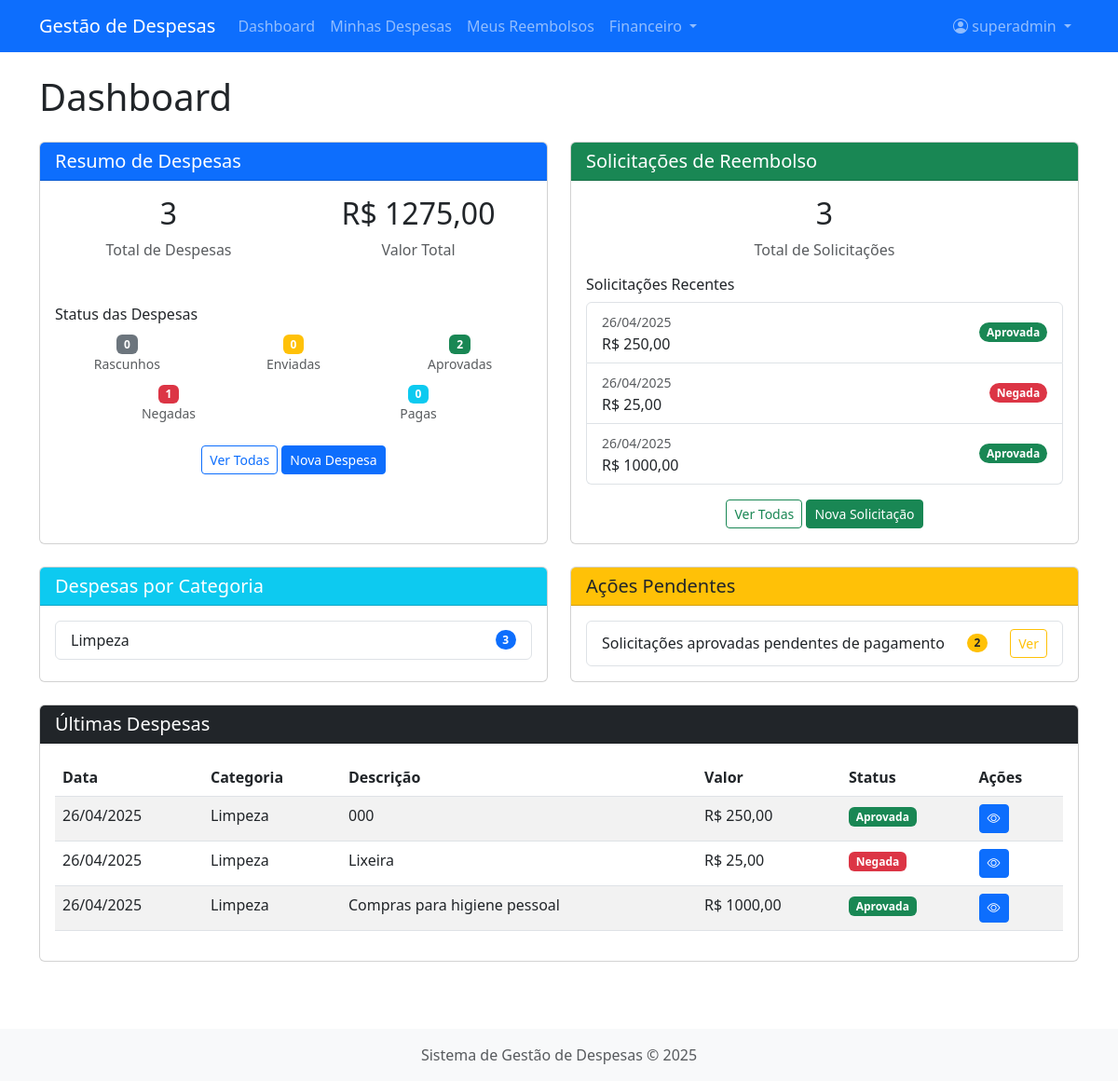
The app's page /dashboard/ (signed in), older data.
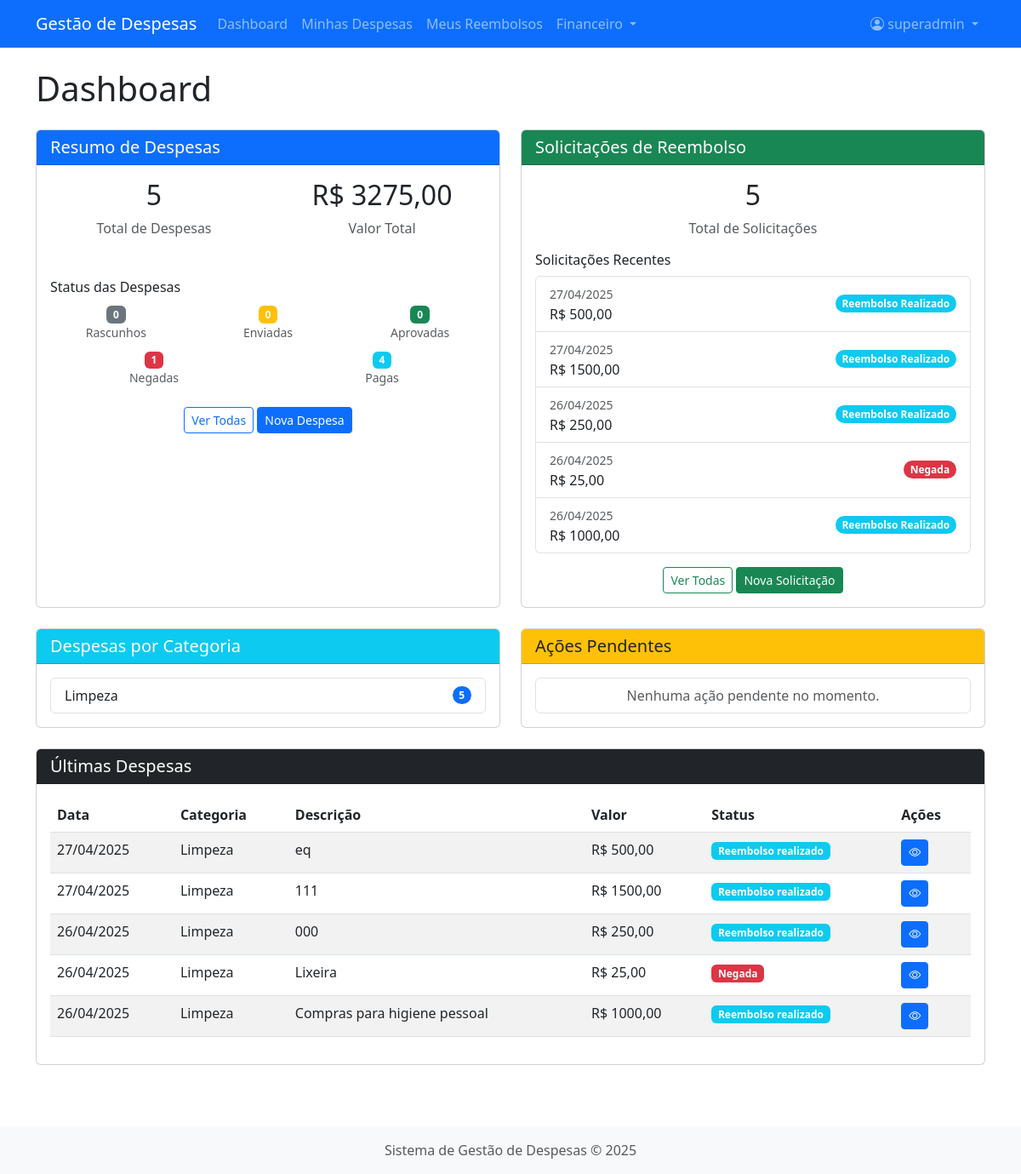
The same page, newer data.
### despesas/models.py (models this page shows, shortened)
class SolicitacaoReembolso(models.Model):
    STATUS_CHOICES = [
        ('PENDENTE', 'Pendente de Aprovação'),
        ('APROVADA', 'Aprovada'),
        ('NEGADA', 'Negada'),
        ('PAGA', 'Reembolso Realizado'),
    ]
    despesas = models.ManyToManyField(Despesa, related_name='solicitacoes')
    funcionario = models.ForeignKey(Funcionario, on_delete=models.CASCADE, related_name='solicitacoes')
    data_solicitacao = models.DateTimeField(auto_now_add=True)
    data_aprovacao = models.DateTimeField(blank=True, null=True)
    aprovador = models.ForeignKey(Funcionario, on_delete=models.SET_NULL, related_name='aprovacoes', blank=True, null=True)
    status = models.CharField(max_length=20, choices=STATUS_CHOICES, default='PENDENTE')
    justificativa = models.TextField(blank=True, null=True)
    codigo = models.UUIDField(default=uuid.uuid4, editable=False, unique=True)
    def valor_total(self):
        return self.despesas.aggregate(total=models.Sum('valor'))['total'] or 0
    class Meta:
        verbose_name = 'Solicitação de Reembolso'
        verbose_name_plural = 'Solicitações de Reembolso'
        ordering = ['-data_solicitacao']

class CategoriasDespesa(models.Model):
    nome = models.CharField(max_length=100)
    descricao = models.TextField(blank=True, null=True)
    limite_valor = models.DecimalField(max_digits=10, decimal_places=2, blank=True, null=True)
    requer_aprovacao = models.BooleanField(default=True)
    class Meta:
        verbose_name = 'Categoria de Despesa'
        verbose_name_plural = 'Categorias de Despesas'

class Despesa(models.Model):
    STATUS_CHOICES = [
        ('RASCUNHO', 'Rascunho'),
        ('ENVIADA', 'Enviada para aprovação'),
        ('APROVADA', 'Aprovada'),
        ('NEGADA', 'Negada'),
        ('PAGA', 'Reembolso realizado'),
    ]
    funcionario = models.ForeignKey(Funcionario, on_delete=models.CASCADE, related_name='despesas')
    categoria = models.ForeignKey(CategoriasDespesa, on_delete=models.PROTECT, related_name='despesas')
    descricao = models.TextField()
    valor = models.DecimalField(max_digits=10, decimal_places=2, validators=[MinValueValidator(0.01)])
    data_despesa = models.DateField()
    comprovante = models.FileField(upload_to='comprovantes/', blank=True, null=True)
    data_criacao = models.DateTimeField(auto_now_add=True)
    data_atualizacao = models.DateTimeField(auto_now=True)
    status = models.CharField(max_length=20, choices=STATUS_CHOICES, default='RASCUNHO')
    codigo = models.UUIDField(default=uuid.uuid4, editable=False, unique=True)
    class Meta:
        verbose_name = 'Despesa'
        verbose_name_plural = 'Despesas'
        ordering = ['-data_criacao']

### despesas/views.py (the view)
# urls.py: path('dashboard/', views.dashboard, name='dashboard'),
@login_required
def dashboard(request):
    try:
        funcionario = request.user.funcionario
    except:
        messages.error(request, "Perfil de funcionário não encontrado. Por favor, complete seu cadastro.")
        return redirect('despesas:profile')
    despesas = Despesa.objects.filter(funcionario=funcionario)
    total_despesas = despesas.count()
    valor_total = despesas.aggregate(total=Sum('valor'))['total'] or 0
    despesas_por_status = {
        'rascunho': despesas.filter(status='RASCUNHO').count(),
        'enviadas': despesas.filter(status='ENVIADA').count(),
        'aprovadas': despesas.filter(status='APROVADA').count(),
        'negadas': despesas.filter(status='NEGADA').count(),
        'pagas': despesas.filter(status='PAGA').count(),
    }
    despesas_por_categoria = list(despesas.values('categoria__nome').annotate(
        total=Count('id')).order_by('-total')[:5])
    despesas_recentes = despesas.order_by('-data_criacao')[:5]
    solicitacoes = SolicitacaoReembolso.objects.filter(funcionario=funcionario)
    total_solicitacoes = solicitacoes.count()
    solicitacoes_recentes = solicitacoes.order_by('-data_solicitacao')[:5]
    aprovacoes_pendentes = None
    if funcionario.is_gerente():
        aprovacoes_pendentes = SolicitacaoReembolso.objects.filter(
            status='PENDENTE',
            funcionario__departamento=funcionario.departamento
        ).exclude(funcionario=funcionario).count()
    pagamentos_pendentes = None
    if funcionario.is_financeiro():
        pagamentos_pendentes = SolicitacaoReembolso.objects.filter(
            status='APROVADA'
        ).count()
    context = {
        'total_despesas': total_despesas,
        'valor_total': valor_total,
        'despesas_por_status': despesas_por_status,
        'despesas_por_categoria': despesas_por_categoria,
        'despesas_recentes': despesas_recentes,
        'total_solicitacoes': total_solicitacoes,
        'solicitacoes_recentes': solicitacoes_recentes,
        'aprovacoes_pendentes': aprovacoes_pendentes,
        'pagamentos_pendentes': pagamentos_pendentes,
    }
    return render(request, 'despesas/dashboard.html', context)

### despesas/templates/despesas/dashboard.html (shortened to what this page needs)
{% extends 'despesas/base.html' %}
{% block content %}
<h1 class="mb-4">Dashboard</h1>
<div class="row">
    <div class="col-md-6 mb-4">
        <div class="card h-100">
            <div class="card-header bg-primary text-white">
                <h5 class="card-title mb-0">Resumo de Despesas</h5>
            </div>
            <div class="card-body">
                <div class="row text-center">
                    <div class="col-6 mb-3">
                        <h2>{{ total_despesas }}</h2>
                        <p class="text-muted">Total de Despesas</p>
                    </div>
                    <div class="col-6 mb-3">
                        <h2>R$ {{ valor_total|floatformat:2 }}</h2>
                        <p class="text-muted">Valor Total</p>
                    </div>
                </div>
                <h6 class="mt-3">Status das Despesas</h6>
                <div class="row text-center">
                    <div class="col-4 mb-2">
                        <span class="badge bg-secondary">{{ despesas_por_status.rascunho }}</span>
                        <p class="small text-muted mb-0">Rascunhos</p>
                    </div>
                    <div class="col-4 mb-2">
                        <span class="badge bg-warning">{{ despesas_por_status.enviadas }}</span>
                        <p class="small text-muted mb-0">Enviadas</p>
                    </div>
                    <div class="col-4 mb-2">
                        <span class="badge bg-success">{{ despesas_por_status.aprovadas }}</span>
                        <p class="small text-muted mb-0">Aprovadas</p>
                    </div>
                    <div class="col-6 mb-2">
                        <span class="badge bg-danger">{{ despesas_por_status.negadas }}</span>
                        <p class="small text-muted mb-0">Negadas</p>
                    </div>
                    <div class="col-6 mb-2">
                        <span class="badge bg-info">{{ despesas_por_status.pagas }}</span>
                        <p class="small text-muted mb-0">Pagas</p>
                    </div>
                </div>
                <div class="mt-3 text-center">
                    <a href="{% url 'despesas:despesa_list' %}" class="btn btn-sm btn-outline-primary">Ver Todas</a>
                    <a href="{% url 'despesas:despesa_create' %}" class="btn btn-sm btn-primary">Nova Despesa</a>
                </div>
            </div>
        </div>
    </div>
    <div class="col-md-6 mb-4">
        <div class="card h-100">
            <div class="card-header bg-success text-white">
                <h5 class="card-title mb-0">Solicitações de Reembolso</h5>
            </div>
            <div class="card-body">
                <div class="text-center mb-3">
                    <h2>{{ total_solicitacoes }}</h2>
                    <p class="text-muted">Total de Solicitações</p>
                </div>
                {% if solicitacoes_recentes %}
                <h6>Solicitações Recentes</h6>
                <ul class="list-group">
                    {% for solicitacao in solicitacoes_recentes %}
                    <li class="list-group-item d-flex justify-content-between align-items-center">
                        <div>
                            <small class="text-muted">{{ solicitacao.data_solicitacao|date:"d/m/Y" }}</small>
                            <br>
                            <span>R$ {{ solicitacao.valor_total|floatformat:2 }}</span>
                        </div>
                        <span class="badge
                            {% if solicitacao.status == 'PENDENTE' %}bg-warning
                            {% elif solicitacao.status == 'APROVADA' %}bg-success
                            {% elif solicitacao.status == 'NEGADA' %}bg-danger
                            {% elif solicitacao.status == 'PAGA' %}bg-info{% endif %} rounded-pill">
                            {{ solicitacao.get_status_display }}
                        </span>
                    </li>
                    {% endfor %}
                </ul>
                {% else %}
                <p class="text-center text-muted">Nenhuma solicitação de reembolso encontrada.</p>
                {% endif %}
                <div class="mt-3 text-center">
                    <a href="{% url 'despesas:reembolso_list' %}" class="btn btn-sm btn-outline-success">Ver Todas</a>
                    <a href="{% url 'despesas:reembolso_create' %}" class="btn btn-sm btn-success">Nova Solicitação</a>
                </div>
            </div>
        </div>
    </div>
</div>
<div class="row">
    <div class="col-md-6 mb-4">
        <div class="card h-100">
            <div class="card-header bg-info text-white">
                <h5 class="card-title mb-0">Despesas por Categoria</h5>
            </div>
            <div class="card-body">
                {% if despesas_por_categoria %}
                <ul class="list-group">
                    {% for categoria in despesas_por_categoria %}
                    <li class="list-group-item d-flex justify-content-between align-items-center">
                        {{ categoria.categoria__nome }}
                        <span class="badge bg-primary rounded-pill">{{ categoria.total }}</span>
                    </li>
                    {% endfor %}
                </ul>
                {% else %}
                <p class="text-center text-muted">Nenhuma despesa cadastrada.</p>
                {% endif %}
            </div>
        </div>
    </div>
    <div class="col-md-6 mb-4">
        <div class="card h-100">
            <div class="card-header bg-warning text-dark">
                <h5 class="card-title mb-0">Ações Pendentes</h5>
            </div>
            <div class="card-body">
                <ul class="list-group">
                    {% if pagamentos_pendentes %}
                    <li class="list-group-item d-flex justify-content-between align-items-center">
                        Solicitações aprovadas pendentes de pagamento
                        <span class="badge bg-warning text-dark rounded-pill">{{ pagamentos_pendentes }}</span>
                        <a href="{% url 'despesas:pagamento_list' %}" class="btn btn-sm btn-outline-warning">Ver</a>
                    </li>
                    {% endif %}
                    {% if not aprovacoes_pendentes and not pagamentos_pendentes %}
                    <li class="list-group-item text-center text-muted">
                        Nenhuma ação pendente no momento.
                    </li>
                    {% endif %}
                </ul>
            </div>
        </div>
    </div>
</div>
<div class="row">
    <div class="col-lg-12 mb-4">
        <div class="card">
            <div class="card-header bg-dark text-white">
                <h5 class="card-title mb-0">Últimas Despesas</h5>
            </div>
            <div class="card-body">
                {% if despesas_recentes %}
                <div class="table-responsive">
                    <table class="table table-striped table-hover">
                        <thead>
                            <tr>
                                <th>Data</th>
                                <th>Categoria</th>
                                <th>Descrição</th>
                                <th>Valor</th>
                                <th>Status</th>
                                <th>Ações</th>
                            </tr>
                        </thead>
                        <tbody>
                            {% for despesa in despesas_recentes %}
                            <tr>
                                <td>{{ despesa.data_despesa|date:"d/m/Y" }}</td>
                                <td>{{ despesa.categoria.nome }}</td>
                                <td>{{ despesa.descricao|truncatechars:30 }}</td>
                                <td>R$ {{ despesa.valor|floatformat:2 }}</td>
                                <td>
                                    <span class="badge
                                        {% if despesa.status == 'RASCUNHO' %}bg-secondary
                                        {% elif despesa.status == 'ENVIADA' %}bg-warning
                                        {% elif despesa.status == 'APROVADA' %}bg-success
                                        {% elif despesa.status == 'NEGADA' %}bg-danger
                                        {% elif despesa.status == 'PAGA' %}bg-info{% endif %}">
                                        {{ despesa.get_status_display }}
                                    </span>
                                </td>
                                <td>
                                    <a href="{% url 'despesas:despesa_detail' despesa.codigo %}" class="btn btn-sm btn-primary">
                                        <i class="bi bi-eye"></i>
                                    </a>
                                </td>
                            </tr>
                            {% endfor %}
                        </tbody>
                    </table>
                </div>
                {% else %}
                <p class="text-center text-muted">Nenhuma despesa cadastrada.</p>
                {% endif %}
            </div>
        </div>
    </div>
</div>
{% endblock %}

### despesas/templates/despesas/base.html (shortened to what this page needs)
<!DOCTYPE html>
<html lang="pt-br">
<head>
    <link href="https://cdn.jsdelivr.net/npm/bootstrap@5.3.0-alpha1/dist/css/bootstrap.min.css" rel="stylesheet">
    <link rel="stylesheet" href="https://cdn.jsdelivr.net/npm/bootstrap-icons@1.10.3/font/bootstrap-icons.css">
</head>
<body>
    <nav class="navbar navbar-expand-lg navbar-dark bg-primary">
        <div class="container">
            <a class="navbar-brand" href="{% url 'despesas:home' %}">Gestão de Despesas</a>
            <div class="collapse navbar-collapse" id="navbarNav">
                <ul class="navbar-nav me-auto">
                    {% if user.is_authenticated %}
                        <li class="nav-item">
                            <a class="nav-link" href="{% url 'despesas:dashboard' %}">Dashboard</a>
                        </li>
                        <li class="nav-item">
                            <a class="nav-link" href="{% url 'despesas:despesa_list' %}">Minhas Despesas</a>
                        </li>
                        <li class="nav-item">
                            <a class="nav-link" href="{% url 'despesas:reembolso_list' %}">Meus Reembolsos</a>
                        </li>
                        {% if user.funcionario.is_financeiro %}
                        <li class="nav-item dropdown">
                            <a class="nav-link dropdown-toggle" href="#" role="button" data-bs-toggle="dropdown">
                                Financeiro
                            </a>
                        </li>
                        {% endif %}
                    {% endif %}
                </ul>
                <ul class="navbar-nav">
                    {% if user.is_authenticated %}
                        <li class="nav-item dropdown">
                            <a class="nav-link dropdown-toggle" href="#" role="button" data-bs-toggle="dropdown">
                                <i class="bi bi-person-circle"></i> {{ user.get_full_name|default:user.username }}
                            </a>
                        </li>
                    {% endif %}
                </ul>
            </div>
        </div>
    </nav>
    <main class="container my-4">
        {% block content %}{% endblock %}
    </main>
    <footer class="bg-light text-center text-muted py-3 mt-5">
        <div class="container">
            <p class="mb-0">Sistema de Gestão de Despesas © {% now "Y" %}</p>
        </div>
    </footer>
</body>
</html>

Row changes from the older to the newer data that the page shows:
added SolicitacaoReembolso: data_solicitacao "27/04/2025", valor_total "500,00", status "Reembolso Realizado"
added SolicitacaoReembolso: data_solicitacao "27/04/2025", valor_total "1500,00", status "Reembolso Realizado"
changed SolicitacaoReembolso (number 3 of 5 on the later page): status "Aprovada" → "Reembolso Realizado"
changed SolicitacaoReembolso (number 5 of 5 on the later page): status "Aprovada" → "Reembolso Realizado"
computed for CategoriasDespesa "Limpeza": total "3" → "5"
added Despesa: data_despesa "27/04/2025", categoria.nome "Limpeza", descricao "eq", valor "500,00", status "Reembolso realizado"
added Despesa: data_despesa "27/04/2025", categoria.nome "Limpeza", descricao "111", valor "1500,00", status "Reembolso realizado"
changed Despesa (number 3 of 5 on the later page): status "Aprovada" → "Reembolso realizado"
changed Despesa "Compras para higiene pessoal": status "Aprovada" → "Reembolso realizado"
Text that changed along with them:
{{ total_despesas }}: "3" → "5"
{{ valor_total|floatformat:2 }}: "1275,00" → "3275,00"
{{ despesas_por_status.aprovadas }}: "2" → "0"
{{ despesas_por_status.pagas }}: "0" → "4"
{{ total_solicitacoes }}: "3" → "5"
{{ pagamentos_pendentes }}: "2" → (not shown)
text no longer shown: "Solicitações aprovadas pendentes de pagamento Ver"
text now shown: "Nenhuma ação pendente no momento."
